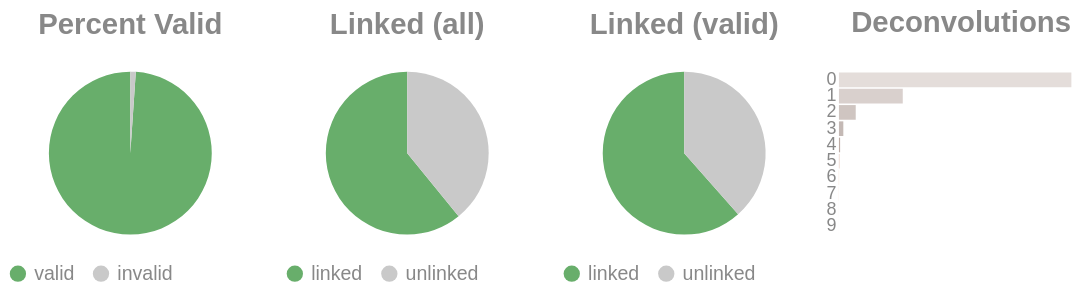

This figure's notebook cell:
### Code cell
if SKIPLR:
    pass
else:
    clash = Counter()
    for i in valids['molecule'].to_list():
        _mol = i.split("-")
        if len(_mol) == 1:
            clash.update('0')
        else:
            clash.update(_mol[-1])

    _d = {"deconvolutions": [], 'count': []}
    for k,v in clash.items():
        _d['deconvolutions'].append(k)
        _d['count'].append(v)

    tot_valid = valids['reads'].sum()
    mask = valids['reads'] >= 2
    n_linked_reads = valids.filter(mask)['reads'].sum()
    if n_linked_reads == 0:
        print_html("No linked molecules (>=2 reads) were detected; skipping linked-only distributions.")
        SKIPLR = True
    else:
        perc_valid = round(tot_valid / n_reads, 4)
        linked_perc_abs = round(n_linked_reads / n_reads, 4)
        linked_perc = round(n_linked_reads / tot_valid, 4)

    _valid = pl.DataFrame({"valids": ['valid', 'invalid'], "count": [tot_valid, n_reads - tot_valid]})
    _linked_abs = pl.DataFrame({"linked (absolute)": ['linked', 'unlinked'], "count": [n_linked_reads, n_reads - n_linked_reads]})
    _linked_rel = pl.DataFrame({"linked (valids)": ['linked', 'unlinked'], "count": [n_linked_reads, tot_valid - n_linked_reads]})

    (
        alt.hconcat(
            piechart(_valid, goodval = 'valid', title = "Percent Valid"),
            piechart(_linked_abs, goodval = "linked", title =  "Linked (all)"),
            piechart(_linked_rel, goodval = "linked", title =  "Linked (valid)"),
            convolutionbar(pl.DataFrame(_d), title = "Deconvolutions"),
            center = True,
            bounds = 'flush'
        )
        .resolve_scale(color='independent')
        .resolve_legend('independent')
        .properties(usermeta={'embedOptions': {"actions": False}})
    ).display()

### Figure 1 — Vega-Lite specification as saved in the notebook (floating-point values rounded to 4 significant figures)
{"width": "container", "height": 400, "config": {"title": {"anchor": "start", "dy": -15, "fontSize": 18, "color": "#888888", "subtitleColor": "#888888", "subtitleFontSize": 14}, "arc": {"fill": "#0072B2"}, "axis": {"domainColor": "#888888", "domainWidth": 0.5, "gridWidth": 0.2, "grid": false, "titleFontWeight": 400, "titleFontSize": 15, "labelFontSize": 11, "labelColor": "#888888", "tickColor": "#888888", "tickWidth": 0.2, "titleColor": "#888888"}, "axisBand": {"grid": false}, "axisX": {"grid": true, "tickSize": 10, "domainCap": "round"}, "axisY": {"domain": false, "grid": true, "tickSize": 0, "domainCap": "round"}, "background": "transparent", "header": {"labelFontSize": 15, "labelColor": "#888888", "titleFontSize": 15, "titleFontWeight": 600, "titleColor": "#888888"}, "legend": {"labelFont": "sans-serif", "labelFontSize": 12, "labelColor": "#888888", "symbolSize": 100, "symbolType": "circle", "titleFontSize": 12, "titlePadding": 10, "titleColor": "#888888", "title": null}, "range": {"category": ["#E69F00", "#56B4E9", "#009E73", "#F0E442", "#0072B2", "#D55E00", "#CC79A7", "#000000"], "diverging": ["#cfe8f3", "#a2d4ec", "#73bfe2", "#46abdb", "#1696d2", "#12719e"]}, "area": {"fill": "#0072B2", "fillOpacity": 0.7, "line": true, "strokeOpacity": 0.7}, "line": {"color": "#0072B2", "stroke": "#0072B2", "strokeWidth": 2}, "trail": {"color": "#0072B2", "stroke": "#0072B2", "strokeWidth": 0, "size": 1}, "point": {"filled": true, "fillOpacity": 1.0, "size": 95}, "text": {"color": "#888888", "fontSize": 11, "align": "right", "fontWeight": 400, "size": 11}, "bar": {"fill": "#0072B2", "stroke": null}, "view": {"stroke": null, "continuousWidth": 660, "continuousHeight": 400}}, "hconcat": [{"data": {"name": "data-27b3eee6462018573ca4829c0ff475da"}, "mark": {"type": "arc"}, "encoding": {"color": {"field": "valids", "legend": {"orient": "bottom", "title": null}, "scale": {"domain": ["valid", "invalid"], "range": ["#68ae6b", "#C9C9C9"]}, "title": "Valids", "type": "nominal"}, "theta": {"field": "count", "type": "quantitative"}, "tooltip": [{"field": "valids", "title": "Valids", "type": "ordinal"}, {"field": "percent", "format": ".2%", "title": "Percent", "type": "quantitative"}, {"field": "count", "title": "Count", "type": "quantitative"}]}, "height": 100, "title": {"text": "Percent Valid", "align": "center", "anchor": "middle"}, "transform": [{"calculate": "datum.count / 20242859", "as": "percent"}], "width": 150}, {"data": {"name": "data-f3cdb22d87417c15743ffc7143b1b757"}, "mark": {"type": "arc"}, "encoding": {"color": {"field": "linked (absolute)", "legend": {"orient": "bottom", "title": null}, "scale": {"domain": ["linked", "unlinked"], "range": ["#68ae6b", "#C9C9C9"]}, "title": "Linked (Absolute)", "type": "nominal"}, "theta": {"field": "count", "type": "quantitative"}, "tooltip": [{"field": "linked (absolute)", "title": "Linked (Absolute)", "type": "ordinal"}, {"field": "percent", "format": ".2%", "title": "Percent", "type": "quantitative"}, {"field": "count", "title": "Count", "type": "quantitative"}]}, "height": 100, "title": {"text": "Linked (all)", "align": "center", "anchor": "middle"}, "transform": [{"calculate": "datum.count / 20242859", "as": "percent"}], "width": 150}, {"data": {"name": "data-384a63c181cff27b13f5bb7ab8c47df8"}, "mark": {"type": "arc"}, "encoding": {"color": {"field": "linked (valids)", "legend": {"orient": "bottom", "title": null}, "scale": {"domain": ["linked", "unlinked"], "range": ["#68ae6b", "#C9C9C9"]}, "title": "Linked (Valids)", "type": "nominal"}, "theta": {"field": "count", "type": "quantitative"}, "tooltip": [{"field": "linked (valids)", "title": "Linked (Valids)", "type": "ordinal"}, {"field": "percent", "format": ".2%", "title": "Percent", "type": "quantitative"}, {"field": "count", "title": "Count", "type": "quantitative"}]}, "height": 100, "title": {"text": "Linked (valid)", "align": "center", "anchor": "middle"}, "transform": [{"calculate": "datum.count / 20025268", "as": "percent"}], "width": 150}, {"data": {"name": "data-ab0e8866d858c31bc3ed037349462551"}, "mark": {"type": "bar"}, "encoding": {"color": {"field": "deconvolutions", "legend": null, "scale": {"scheme": "lightgreyred"}, "type": "nominal"}, "tooltip": [{"field": "deconvolutions", "title": "Deconvolutions", "type": "ordinal"}, {"field": "percent", "format": ".2%", "title": "Percent", "type": "quantitative"}, {"field": "count", "title": "Count", "type": "quantitative"}], "x": {"axis": null, "field": "count", "type": "quantitative"}, "y": {"field": "deconvolutions", "sort": "ascending", "title": null, "type": "nominal"}}, "height": 100, "title": {"text": "Deconvolutions", "align": "center", "anchor": "middle"}, "transform": [{"calculate": "datum.count / 11752490", "as": "percent"}], "width": 150}], "bounds": "flush", "center": true, "resolve": {"legend": {"angle": "independent"}, "scale": {"color": "independent"}}, "usermeta": {"embedOptions": {"actions": false}}, "$schema": "https://vega.github.io/schema/vega-lite/v6.4.1.json", "datasets": {"data-27b3eee6462018573ca4829c0ff475da": [{"valids": "valid", "count": 20025268}, {"valids": "invalid", "count": 217591}], "data-f3cdb22d87417c15743ffc7143b1b757": [{"linked (absolute)": "linked", "count": 12319085}, {"linked (absolute)": "unlinked", "count": 7923774}], "data-384a63c181cff27b13f5bb7ab8c47df8": [{"linked (valids)": "linked", "count": 12319085}, {"linked (valids)": "unlinked", "count": 7706183}], "data-ab0e8866d858c31bc3ed037349462551": [{"deconvolutions": "0", "count": 8561287}, {"deconvolutions": "1", "count": 2351023}, {"deconvolutions": "2", "count": 618390}, {"deconvolutions": "3", "count": 161519}, {"deconvolutions": "4", "count": 43187}, {"deconvolutions": "5", "count": 11914}, {"deconvolutions": "6", "count": 3498}, {"deconvolutions": "7", "count": 1125}, {"deconvolutions": "8", "count": 383}, {"deconvolutions": "9", "count": 164}]}}
